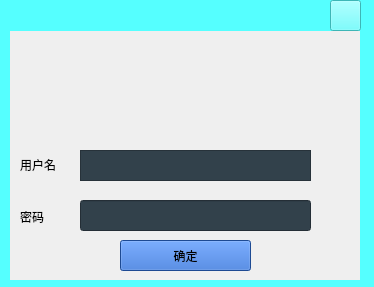
<?xml version="1.0" encoding="UTF-8"?>
<ui version="4.0">
 <class>logging</class>
 <widget class="QWidget" name="logging">
  <property name="geometry">
   <rect>
    <x>0</x>
    <y>0</y>
    <width>374</width>
    <height>287</height>
   </rect>
  </property>
  <property name="sizePolicy">
   <sizepolicy hsizetype="Fixed" vsizetype="Fixed">
    <horstretch>0</horstretch>
    <verstretch>0</verstretch>
   </sizepolicy>
  </property>
  <property name="windowTitle">
   <string>Form</string>
  </property>
  <widget class="QPushButton" name="pushButton">
   <property name="geometry">
    <rect>
     <x>120</x>
     <y>240</y>
     <width>131</width>
     <height>31</height>
    </rect>
   </property>
   <property name="styleSheet">
    <string notr="true">font: 9pt &quot;Comic Sans MS&quot;;
background-color: rgb(41, 104, 206);</string>
   </property>
   <property name="text">
    <string>确定</string>
   </property>
  </widget>
  <widget class="QTextEdit" name="textEdit">
   <property name="geometry">
    <rect>
     <x>80</x>
     <y>150</y>
     <width>231</width>
     <height>31</height>
    </rect>
   </property>
   <property name="styleSheet">
    <string notr="true">border-color: rgb(85, 255, 255);
background-color: rgb(50, 65, 75);</string>
   </property>
  </widget>
  <widget class="QLabel" name="label">
   <property name="geometry">
    <rect>
     <x>20</x>
     <y>155</y>
     <width>51</width>
     <height>20</height>
    </rect>
   </property>
   <property name="styleSheet">
    <string notr="true">font: 10pt &quot;Comic Sans MS&quot;;</string>
   </property>
   <property name="text">
    <string>用户名</string>
   </property>
  </widget>
  <widget class="QLabel" name="label_2">
   <property name="geometry">
    <rect>
     <x>20</x>
     <y>207</y>
     <width>51</width>
     <height>20</height>
    </rect>
   </property>
   <property name="styleSheet">
    <string notr="true">font: 10pt &quot;Comic Sans MS&quot;;</string>
   </property>
   <property name="text">
    <string>密码</string>
   </property>
  </widget>
  <widget class="QLineEdit" name="textEdit_1">
   <property name="geometry">
    <rect>
     <x>80</x>
     <y>200</y>
     <width>231</width>
     <height>31</height>
    </rect>
   </property>
   <property name="styleSheet">
    <string notr="true">border-color: rgb(85, 255, 255);
background-color: rgb(50, 65, 75);</string>
   </property>
   <property name="echoMode">
    <enum>QLineEdit::Password</enum>
   </property>
  </widget>
  <widget class="QLabel" name="label_3">
   <property name="geometry">
    <rect>
     <x>110</x>
     <y>27</y>
     <width>141</width>
     <height>121</height>
    </rect>
   </property>
   <property name="text">
    <string/>
   </property>
   <property name="pixmap">
    <pixmap resource="qt.qrc">:/new/prefix1/438476ca37a1d95a72d9f4396865412.jpg</pixmap>
   </property>
   <property name="scaledContents">
    <bool>true</bool>
   </property>
  </widget>
  <widget class="QLabel" name="label_4">
   <property name="geometry">
    <rect>
     <x>360</x>
     <y>0</y>
     <width>20</width>
     <height>351</height>
    </rect>
   </property>
   <property name="styleSheet">
    <string notr="true">background-color: rgb(85, 255, 255);</string>
   </property>
   <property name="text">
    <string/>
   </property>
  </widget>
  <widget class="QLabel" name="label_5">
   <property name="geometry">
    <rect>
     <x>-10</x>
     <y>0</y>
     <width>20</width>
     <height>351</height>
    </rect>
   </property>
   <property name="styleSheet">
    <string notr="true">background-color: rgb(85, 255, 255);</string>
   </property>
   <property name="text">
    <string/>
   </property>
  </widget>
  <widget class="QLabel" name="label_6">
   <property name="geometry">
    <rect>
     <x>0</x>
     <y>280</y>
     <width>391</width>
     <height>71</height>
    </rect>
   </property>
   <property name="styleSheet">
    <string notr="true">background-color: rgb(85, 255, 255);</string>
   </property>
   <property name="text">
    <string/>
   </property>
  </widget>
  <widget class="QLabel" name="label_7">
   <property name="geometry">
    <rect>
     <x>10</x>
     <y>0</y>
     <width>351</width>
     <height>31</height>
    </rect>
   </property>
   <property name="styleSheet">
    <string notr="true">background-color: rgb(85, 255, 255);</string>
   </property>
   <property name="text">
    <string/>
   </property>
  </widget>
  <widget class="QPushButton" name="pushButton_2">
   <property name="geometry">
    <rect>
     <x>330</x>
     <y>0</y>
     <width>31</width>
     <height>31</height>
    </rect>
   </property>
   <property name="autoFillBackground">
    <bool>false</bool>
   </property>
   <property name="styleSheet">
    <string notr="true">image: url(:/new/prefix1/button.png);
border-color: rgb(85, 255, 255);
background-color: rgb(85, 255, 255);</string>
   </property>
   <property name="text">
    <string/>
   </property>
  </widget>
 </widget>
 <resources>
  <include location="qt.qrc"/>
 </resources>
 <connections/>
</ui>
